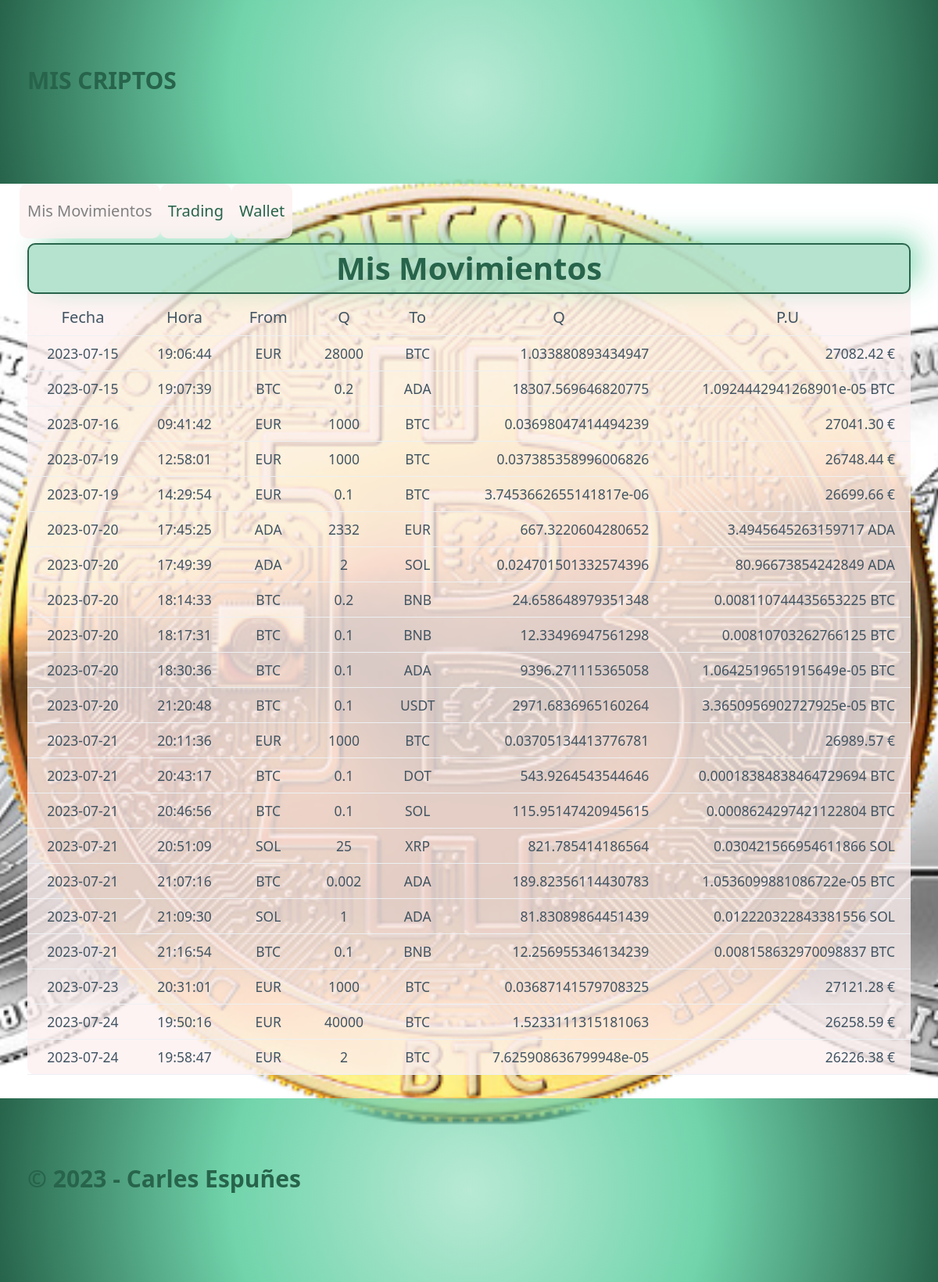
Before: / with the older database file.
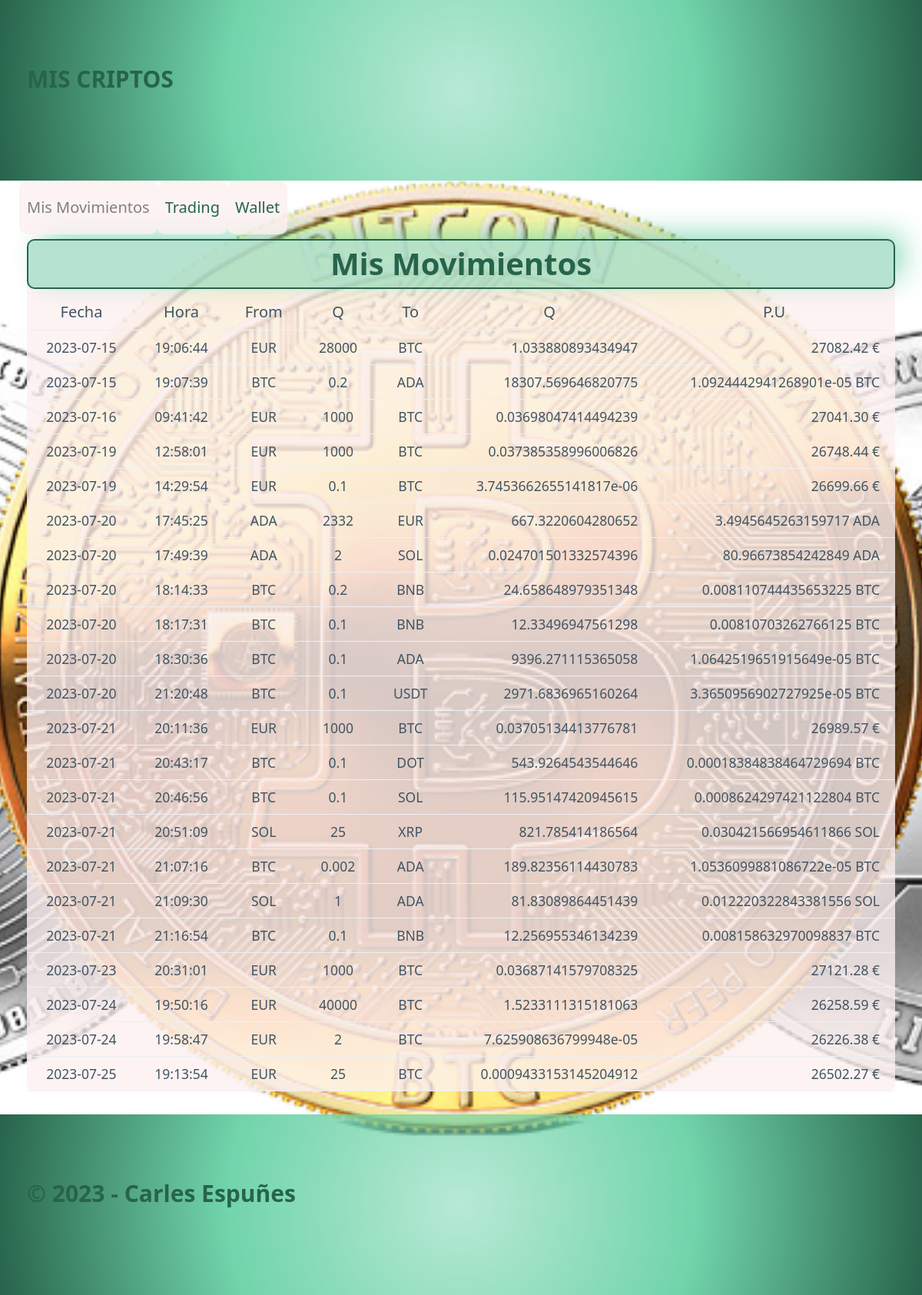
After: the same page with the newer database file.
### tables this page shows
CREATE TABLE "movements" (
	"id"	INTEGER,
	"date"	TEXT NOT NULL,
	"time"	TEXT NOT NULL,
	"moneda_from"	TEXT NOT NULL,
	"cantidad_from"	NUMERIC NOT NULL,
	"moneda_to"	TEXT NOT NULL,
	"cantidad_to"	REAL NOT NULL,
	PRIMARY KEY("id" AUTOINCREMENT)
);

### mis_criptos/routes.py (the view, shortened to what this page needs)
@app.route("/", methods=["GET", "POST"])#methods para que sepa cuando llega del redirect del purchase
def index():
    if request.method == "GET":
        try:
            movements= dao.get_all()
            return render_template("index.html", movements=movements, title="Mis movimientos", route=request.path)#el route lo pasamos para usarlo para desactivar el link del nav, el request.path devuelvela parte de la URL después del nombre de dominio.
        except (ValueError, sqlite3.OperationalError) as e:
            flash("Su fichero de datos está corrupto")
            flash(str(e))
            return render_template("index.html", movements=[], title="Mis Movimientos")

### mis_criptos/models.py (called while the page is built)
    def get_all(self):
        query="""
        SELECT  date, time, moneda_from, cantidad_from, moneda_to, cantidad_to, id FROM movements ORDER by date, time;
        """
        conn=sqlite3.connect(self.path)
        cur=conn.cursor()
        cur.execute(query)
        res=cur.fetchall() # devuelve una lista de tuplas con la resta de la consulta
        lista = [Movement(*reg) for reg in res]# crea una lista con primero lo que se quiere añadir y luego lo que se recorre  esto se llama LIST COMPREHENSION
        conn.close()
        return lista

### mis_criptos/templates/index.html
{% extends "base.html" %}
{%block content%}
    <div class="title">
        <h1>Mis Movimientos</h1>
    </div>
    {% if movements != [] %}
        <table>
            <tr>
                <th>Fecha</th>
                <th>Hora</th>
                <th>From</th>
                <th>Q</th>
                <th>To</th>
                <th>Q</th>
                <th>P.U</th>
            </tr>
            {% for movement in movements %}
            <tr>
                <td>{{ movement.date }}</td>
                <td>{{ movement.time }}</td>
                <td>{{ movement.moneda_from }}</td>
                <td>{{ movement.cantidad_from }}</td>
                <td>{{ movement.moneda_to }}</td>
                <td class="pu">{{ movement.cantidad_to }}</td>
                <td class="pu">{% if movement.moneda_from == "EUR" %} {% if (movement.cantidad_from / movement.cantidad_to).is_integer() %}  {{ (movement.cantidad_from / movement.cantidad_to)| int }} {% else %} {{ "%.2f" | format((movement.cantidad_from / movement.cantidad_to)| float )}} {% endif %} € {% else %} {{ movement.cantidad_from / movement.cantidad_to }} {{ movement.moneda_from }} {% endif %}</td>
            </tr>
            {% endfor %}
        </table>
    {% else %}
    <div class="sin-mov">
        <p>SIN MOVIMIENTOS</p>
    </div>
    {% endif %}
{%endblock%}

### mis_criptos/templates/base.html (shortened to what this page needs)
<html lang="en">
    <head>
        <link rel="stylesheet" href="/static/pico.css">
        <link rel="stylesheet" href="/static/styles.css">
    </head>
    <body>
        <header id="header">
            <p class="container">MIS CRIPTOS</p>
        </header>
        <div id="bloque">
        <nav class="container">
            <ul>
                <li><a href="/" {% if route == "/" %} class="deactivate" {% endif %}>Mis Movimientos</a></li>
                <li><a href="/purchase" {% if route == "/purchase" %} class="deactivate" {% endif %}>Trading</a></li>
                <li><a href="/status" {% if route == "/status" %} class="deactivate" {% endif %}>Wallet</a></li>
            </ul>
        </nav>
        <main class="container">
            {% block content %}{%endblock%}
        </main>
        </div>
        <footer>
            <p class="container">&copy; 2023  -  Carles Espuñes</p>
        </footer>
    </body>
</html>

### mis_criptos/static/styles.css (style rules this page uses)
:root { --primario: rgb(113, 212, 171); --primarioOscuro: rgb(39, 100, 75); --primarioOpaco: rgba(113, 212, 171, 0.5); --error: rgb(247, 165, 165); --errorOscuro: rgb(245, 53, 53); --fondo: rgba(253, 241, 241,0.8); }
body { background: url(/static/images/cryptos.png) no-repeat; background-size: cover; background-position: center center; }
nav a { color: var(--primarioOscuro) }
a.deactivate { pointer-events: none; color: gray; text-decoration: none; cursor: default; }
.title { text-align: center; background-color: var(--primarioOpaco); border: solid 0.1rem var(--primarioOscuro); border-radius: 0.5rem; -webkit-box-shadow: 14px -10px 38px -7px rgba(113,212,171,0.96); -moz-box-shadow: 14px -10px 38px -7px rgba(113,212,171,0.96); box-shadow: 14px -10px 38px -7px rgba(113,212,171,0.96); height: 65px; margin:0.3rem 0rem; }
body { display:flex; flex-direction: column; min-height:100vh; }
li, main { background-color: var(--fondo); border-radius: 0.5rem; }
main { flex-grow:1; margin-bottom: 1rem; }
header, footer { background-image: radial-gradient(circle, var(--primarioOpaco), var(--primario), var(--primarioOscuro)) }
header p, footer p { color:var(--primarioOscuro); font-weight: bold; font-size: 1.5rem; }
footer { margin-top: auto; }
h1 { color:var(--primarioOscuro) }
th, td { text-align: center; }
.pu { text-align: right; }

Changed rows visible on the page:
added movements: date "2023-07-25", time "19:13:54", moneda_from "EUR", cantidad_from "25", moneda_to "BTC", cantidad_to "0.0009433153145204912", (movement.cantidad_from/movement.cantidad_to)|float "26502.27"
